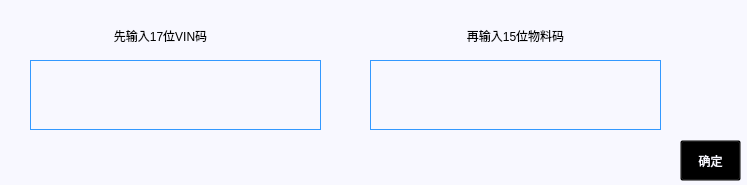
<?xml version="1.0" encoding="UTF-8"?>
<ui version="4.0">
 <class>Inputcode_AQ</class>
 <widget class="QDialog" name="Inputcode_AQ">
  <property name="geometry">
   <rect>
    <x>0</x>
    <y>0</y>
    <width>747</width>
    <height>185</height>
   </rect>
  </property>
  <property name="windowTitle">
   <string>Dialog</string>
  </property>
  <property name="styleSheet">
   <string notr="true">background-color: rgb(248, 248, 255);</string>
  </property>
  <widget class="QPushButton" name="pushButton_cancel">
   <property name="geometry">
    <rect>
     <x>700</x>
     <y>3</y>
     <width>41</width>
     <height>41</height>
    </rect>
   </property>
   <property name="focusPolicy">
    <enum>Qt::NoFocus</enum>
   </property>
   <property name="styleSheet">
    <string notr="true">border-image: url(:/LCD_CS351/LCD_CS351/35_all/cha.bmp);
background:transparent;</string>
   </property>
   <property name="text">
    <string/>
   </property>
   <property name="autoDefault">
    <bool>false</bool>
   </property>
   <property name="flat">
    <bool>true</bool>
   </property>
  </widget>
  <widget class="QTextEdit" name="textEdit_vin">
   <property name="geometry">
    <rect>
     <x>30</x>
     <y>60</y>
     <width>291</width>
     <height>70</height>
    </rect>
   </property>
   <property name="styleSheet">
    <string notr="true">font: 14pt &quot;黑体&quot;;
border-width:1px; 
border-style:solid; 
border-color:rgb(51, 153, 255); </string>
   </property>
   <property name="html">
    <string>&lt;!DOCTYPE HTML PUBLIC &quot;-//W3C//DTD HTML 4.0//EN&quot; &quot;http://www.w3.org/TR/REC-html40/strict.dtd&quot;&gt;
&lt;html&gt;&lt;head&gt;&lt;meta name=&quot;qrichtext&quot; content=&quot;1&quot; /&gt;&lt;style type=&quot;text/css&quot;&gt;
p, li { white-space: pre-wrap; }
&lt;/style&gt;&lt;/head&gt;&lt;body style=&quot; font-family:'黑体'; font-size:14pt; font-weight:400; font-style:normal;&quot;&gt;
&lt;p style=&quot;-qt-paragraph-type:empty; margin-top:0px; margin-bottom:0px; margin-left:0px; margin-right:0px; -qt-block-indent:0; text-indent:0px;&quot;&gt;&lt;br /&gt;&lt;/p&gt;&lt;/body&gt;&lt;/html&gt;</string>
   </property>
  </widget>
  <widget class="QPushButton" name="pushButton">
   <property name="geometry">
    <rect>
     <x>680</x>
     <y>140</y>
     <width>61</width>
     <height>41</height>
    </rect>
   </property>
   <property name="focusPolicy">
    <enum>Qt::NoFocus</enum>
   </property>
   <property name="styleSheet">
    <string notr="true">border-image: url(:/LCD_CS351/LCD_CS351/35_all/67.bmp);
background:transparent;
font: 12pt &quot;黑体&quot;;
color: rgb(248, 248, 255);</string>
   </property>
   <property name="text">
    <string>确定</string>
   </property>
  </widget>
  <widget class="QLabel" name="label_3">
   <property name="geometry">
    <rect>
     <x>60</x>
     <y>20</y>
     <width>201</width>
     <height>31</height>
    </rect>
   </property>
   <property name="styleSheet">
    <string notr="true">font: 14pt &quot;黑体&quot;;</string>
   </property>
   <property name="text">
    <string>先输入17位VIN码</string>
   </property>
   <property name="alignment">
    <set>Qt::AlignCenter</set>
   </property>
  </widget>
  <widget class="QLabel" name="label_4">
   <property name="geometry">
    <rect>
     <x>420</x>
     <y>20</y>
     <width>191</width>
     <height>31</height>
    </rect>
   </property>
   <property name="styleSheet">
    <string notr="true">font: 14pt &quot;黑体&quot;;</string>
   </property>
   <property name="text">
    <string>再输入15位物料码</string>
   </property>
   <property name="alignment">
    <set>Qt::AlignCenter</set>
   </property>
  </widget>
  <widget class="QTextEdit" name="textEdit_material">
   <property name="geometry">
    <rect>
     <x>370</x>
     <y>60</y>
     <width>291</width>
     <height>70</height>
    </rect>
   </property>
   <property name="styleSheet">
    <string notr="true">font: 14pt &quot;黑体&quot;;
border-width:1px; 
border-style:solid; 
border-color:rgb(51, 153, 255); </string>
   </property>
   <property name="html">
    <string>&lt;!DOCTYPE HTML PUBLIC &quot;-//W3C//DTD HTML 4.0//EN&quot; &quot;http://www.w3.org/TR/REC-html40/strict.dtd&quot;&gt;
&lt;html&gt;&lt;head&gt;&lt;meta name=&quot;qrichtext&quot; content=&quot;1&quot; /&gt;&lt;style type=&quot;text/css&quot;&gt;
p, li { white-space: pre-wrap; }
&lt;/style&gt;&lt;/head&gt;&lt;body style=&quot; font-family:'黑体'; font-size:14pt; font-weight:400; font-style:normal;&quot;&gt;
&lt;p style=&quot;-qt-paragraph-type:empty; margin-top:0px; margin-bottom:0px; margin-left:0px; margin-right:0px; -qt-block-indent:0; text-indent:0px;&quot;&gt;&lt;br /&gt;&lt;/p&gt;&lt;/body&gt;&lt;/html&gt;</string>
   </property>
  </widget>
 </widget>
 <resources/>
 <connections/>
</ui>
